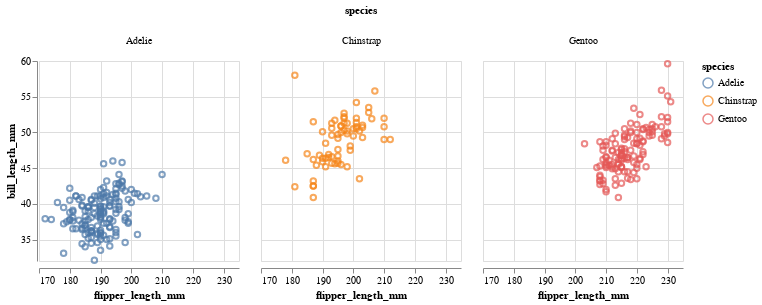

Notebook code for this chart:
### Markdown cell above
### A faceted plot, now with interaction!

### Code cell
# Create the selection box
brush = alt.selection_interval()


(
    alt.Chart(penguins)  # Create the chart
    .mark_point()  # Use point markers
    .encode(  # Encode
        x=alt.X("flipper_length_mm", scale=alt.Scale(zero=False)),  # X
        y=alt.Y("bill_length_mm", scale=alt.Scale(zero=False)),  # Y
        # Use a conditional color based on brush
        color=alt.condition(brush, "species", alt.value("lightgray")),  # Color
        tooltip=["species", "flipper_length_mm", "bill_length_mm"],  # Tooltip
    )
    .add_params(brush)  # Add brush parameter
    .properties(width=200, height=200)  # Set width/height
    .facet(column="species") # Facet
)

### Figure 1 — Vega-Lite specification as saved in the notebook (floating-point values rounded to 4 significant figures; data arrays with more than 128 entries replaced by an {"elided": "..."} marker saying what was removed)
{"config": {"view": {"continuousWidth": 300, "continuousHeight": 300}}, "data": {"name": "data-6e6be28484bfcb7bdf9764c3163fc5aa"}, "facet": {"column": {"field": "species", "type": "nominal"}}, "spec": {"mark": {"type": "point"}, "encoding": {"color": {"condition": {"param": "param_5", "field": "species"}, "value": "lightgray"}, "tooltip": [{"field": "species", "type": "nominal"}, {"field": "flipper_length_mm", "type": "quantitative"}, {"field": "bill_length_mm", "type": "quantitative"}], "x": {"field": "flipper_length_mm", "scale": {"zero": false}, "type": "quantitative"}, "y": {"field": "bill_length_mm", "scale": {"zero": false}, "type": "quantitative"}}, "height": 200, "name": "view_2", "width": 200}, "params": [{"name": "param_5", "select": {"type": "interval"}, "views": ["view_2"]}], "$schema": "https://vega.github.io/schema/vega-lite/v5.14.1.json", "datasets": {"data-6e6be28484bfcb7bdf9764c3163fc5aa": {"elided": "344 records"}}}
